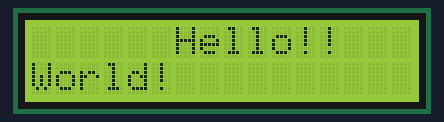
Simulated run of this sketch. Board: Arduino Uno, built with avr-gcc and run on an emulated ATmega328P. On the bench: 16×2 character LCD.

Above: at 0.1 s.
At 1.1 s:
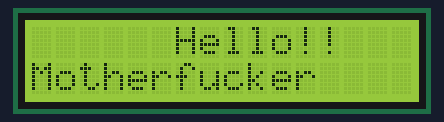
At 3.1 s:
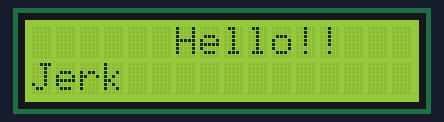
At 6.1 s:
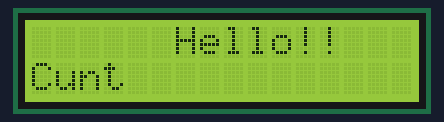
At 9.2 s:
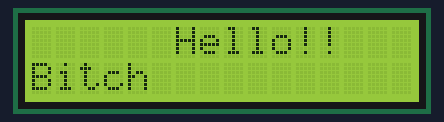
At 13.2 s:
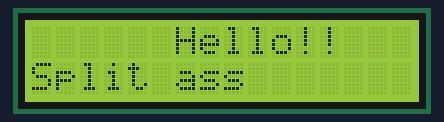

Measured:
- by itself, everything shown: repeats every 14.1 s, in 15 steps
- what the display in image 1 shows lasts 1.0 s, from 1.1 s to 2.1 s

The sketch:

string.ino
```cpp
#include<LiquidCrystal.h>
LiquidCrystal lcd(12, 11, 5, 4, 3, 2);

String greetings[] = {
  "World!",
  "Motherfucker",
  "Piece of shit",
  "Jerk",
  "Fucking idiot",
  "Pussy",
  "Cunt",
  "Bastard",
  "Fuckface",
  "Bitch",
  "Dickhead",
  "Rubbish",
  "Twat",
  "Split ass",
};

void setup() {
  lcd.begin(16, 2);
}

void loop() {
   for(int j=0; j<=13; j++){
      lcd.setCursor(4, 0);
      lcd.print("  Hello!!");
      lcd.setCursor(0, 1);
      lcd.print(greetings[j]);
      delay(1000);
      lcd.clear();
   }
}
```
